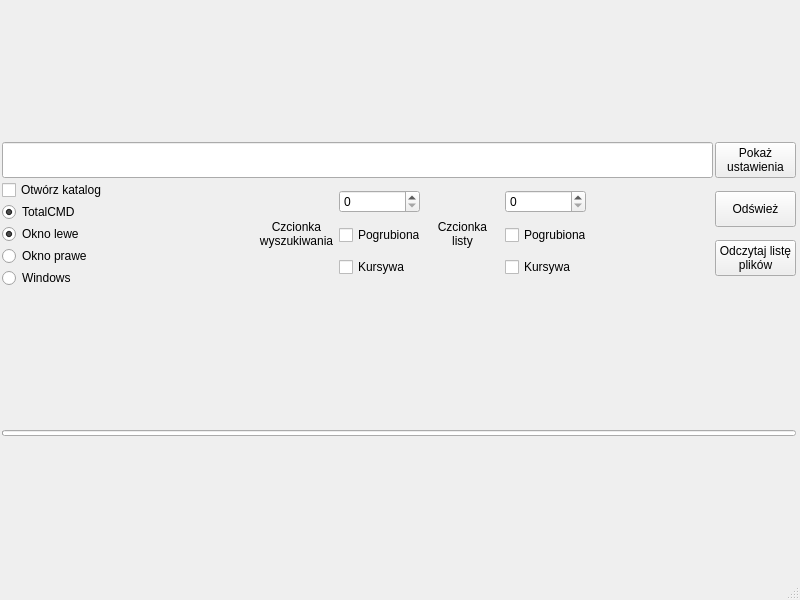
<?xml version="1.0" encoding="UTF-8"?>
<ui version="4.0">
 <class>MainWindow</class>
 <widget class="QMainWindow" name="MainWindow">
  <property name="geometry">
   <rect>
    <x>0</x>
    <y>0</y>
    <width>800</width>
    <height>600</height>
   </rect>
  </property>
  <property name="windowTitle">
   <string>File Browser</string>
  </property>
  <widget class="QWidget" name="centralwidget">
   <layout class="QGridLayout" name="gridLayout">
    <property name="leftMargin">
     <number>2</number>
    </property>
    <property name="topMargin">
     <number>2</number>
    </property>
    <property name="rightMargin">
     <number>2</number>
    </property>
    <property name="bottomMargin">
     <number>2</number>
    </property>
    <property name="spacing">
     <number>2</number>
    </property>
    <item row="4" column="0" colspan="2">
     <layout class="QVBoxLayout" name="verticalLayoutPlainText">
      <property name="spacing">
       <number>0</number>
      </property>
     </layout>
    </item>
    <item row="5" column="0">
     <widget class="QProgressBar" name="progressBar">
      <property name="minimumSize">
       <size>
        <width>0</width>
        <height>6</height>
       </size>
      </property>
      <property name="maximumSize">
       <size>
        <width>16777215</width>
        <height>6</height>
       </size>
      </property>
      <property name="maximum">
       <number>1000</number>
      </property>
      <property name="value">
       <number>0</number>
      </property>
      <property name="textVisible">
       <bool>false</bool>
      </property>
     </widget>
    </item>
    <item row="2" column="0">
     <layout class="QGridLayout" name="gridLayout_2">
      <item row="1" column="5">
       <layout class="QVBoxLayout" name="verticalLayoutSearch">
        <item>
         <widget class="QSpinBox" name="spinBoxSearchSizeFont">
          <property name="minimumSize">
           <size>
            <width>81</width>
            <height>0</height>
           </size>
          </property>
          <property name="maximumSize">
           <size>
            <width>81</width>
            <height>16777215</height>
           </size>
          </property>
         </widget>
        </item>
        <item>
         <widget class="QCheckBox" name="checkBoxSearchBold">
          <property name="minimumSize">
           <size>
            <width>81</width>
            <height>0</height>
           </size>
          </property>
          <property name="maximumSize">
           <size>
            <width>81</width>
            <height>16777215</height>
           </size>
          </property>
          <property name="text">
           <string>Pogrubiona</string>
          </property>
         </widget>
        </item>
        <item>
         <widget class="QCheckBox" name="checkBoxSearchItalic">
          <property name="minimumSize">
           <size>
            <width>81</width>
            <height>0</height>
           </size>
          </property>
          <property name="maximumSize">
           <size>
            <width>81</width>
            <height>16777215</height>
           </size>
          </property>
          <property name="text">
           <string>Kursywa</string>
          </property>
         </widget>
        </item>
       </layout>
      </item>
      <item row="0" column="2" colspan="7">
       <widget class="QLineEdit" name="lineEditSearch">
        <property name="minimumSize">
         <size>
          <width>0</width>
          <height>36</height>
         </size>
        </property>
        <property name="maximumSize">
         <size>
          <width>16777215</width>
          <height>36</height>
         </size>
        </property>
        <property name="font">
         <font>
          <pointsize>13</pointsize>
         </font>
        </property>
       </widget>
      </item>
      <item row="1" column="4">
       <widget class="QLabel" name="labelSearchFont">
        <property name="minimumSize">
         <size>
          <width>81</width>
          <height>0</height>
         </size>
        </property>
        <property name="maximumSize">
         <size>
          <width>81</width>
          <height>16777215</height>
         </size>
        </property>
        <property name="text">
         <string>Czcionka
wyszukiwania</string>
        </property>
        <property name="alignment">
         <set>Qt::AlignmentFlag::AlignCenter</set>
        </property>
       </widget>
      </item>
      <item row="0" column="9">
       <widget class="QPushButton" name="pushButtonSettings">
        <property name="minimumSize">
         <size>
          <width>81</width>
          <height>36</height>
         </size>
        </property>
        <property name="maximumSize">
         <size>
          <width>81</width>
          <height>36</height>
         </size>
        </property>
        <property name="text">
         <string>Pokaż
ustawienia</string>
        </property>
       </widget>
      </item>
      <item row="1" column="9">
       <layout class="QVBoxLayout" name="verticalLayout">
        <item>
         <widget class="QPushButton" name="pushButtonRefresh">
          <property name="minimumSize">
           <size>
            <width>81</width>
            <height>36</height>
           </size>
          </property>
          <property name="maximumSize">
           <size>
            <width>81</width>
            <height>36</height>
           </size>
          </property>
          <property name="toolTip">
           <string>&lt;html&gt;&lt;head/&gt;&lt;body&gt;&lt;p&gt;&lt;span style=&quot; font-size:10pt;&quot;&gt;Odświeża listę odczytaną w archiwum&lt;/span&gt;&lt;/p&gt;&lt;/body&gt;&lt;/html&gt;</string>
          </property>
          <property name="text">
           <string>Odśwież</string>
          </property>
         </widget>
        </item>
        <item>
         <widget class="QPushButton" name="pushButtonRead">
          <property name="minimumSize">
           <size>
            <width>81</width>
            <height>36</height>
           </size>
          </property>
          <property name="maximumSize">
           <size>
            <width>81</width>
            <height>36</height>
           </size>
          </property>
          <property name="toolTip">
           <string>&lt;html&gt;&lt;head/&gt;&lt;body&gt;&lt;p&gt;&lt;span style=&quot; font-size:10pt;&quot;&gt;Odczytuje listę wszystkich plików na dysku Archiwum&lt;/span&gt;&lt;/p&gt;&lt;/body&gt;&lt;/html&gt;</string>
          </property>
          <property name="text">
           <string>Odczytaj listę
plików</string>
          </property>
         </widget>
        </item>
       </layout>
      </item>
      <item row="1" column="6">
       <widget class="QLabel" name="labelListFont">
        <property name="minimumSize">
         <size>
          <width>81</width>
          <height>0</height>
         </size>
        </property>
        <property name="maximumSize">
         <size>
          <width>81</width>
          <height>16777215</height>
         </size>
        </property>
        <property name="text">
         <string>Czcionka
listy</string>
        </property>
        <property name="alignment">
         <set>Qt::AlignmentFlag::AlignCenter</set>
        </property>
       </widget>
      </item>
      <item row="1" column="7">
       <layout class="QVBoxLayout" name="verticalLayoutList">
        <item>
         <widget class="QSpinBox" name="spinBoxListSizeFont">
          <property name="minimumSize">
           <size>
            <width>81</width>
            <height>0</height>
           </size>
          </property>
          <property name="maximumSize">
           <size>
            <width>81</width>
            <height>16777215</height>
           </size>
          </property>
         </widget>
        </item>
        <item>
         <widget class="QCheckBox" name="checkBoxListBold">
          <property name="minimumSize">
           <size>
            <width>81</width>
            <height>0</height>
           </size>
          </property>
          <property name="maximumSize">
           <size>
            <width>81</width>
            <height>16777215</height>
           </size>
          </property>
          <property name="text">
           <string>Pogrubiona</string>
          </property>
         </widget>
        </item>
        <item>
         <widget class="QCheckBox" name="checkBoxListItalic">
          <property name="minimumSize">
           <size>
            <width>81</width>
            <height>0</height>
           </size>
          </property>
          <property name="maximumSize">
           <size>
            <width>81</width>
            <height>16777215</height>
           </size>
          </property>
          <property name="text">
           <string>Kursywa</string>
          </property>
         </widget>
        </item>
       </layout>
      </item>
      <item row="1" column="2">
       <layout class="QVBoxLayout" name="verticalLayout_2">
        <item>
         <widget class="QCheckBox" name="checkBoxOpenDirectory">
          <property name="text">
           <string>Otwórz katalog</string>
          </property>
         </widget>
        </item>
        <item>
         <widget class="QRadioButton" name="radioButtonTotalCmd">
          <property name="text">
           <string>TotalCMD</string>
          </property>
          <property name="checked">
           <bool>true</bool>
          </property>
          <attribute name="buttonGroup">
           <string notr="true">buttonGroupAppType</string>
          </attribute>
         </widget>
        </item>
        <item>
         <layout class="QVBoxLayout" name="verticalLayout_3">
          <item>
           <widget class="QRadioButton" name="radioButtonLeftSide">
            <property name="text">
             <string>Okno lewe</string>
            </property>
            <property name="checked">
             <bool>true</bool>
            </property>
            <attribute name="buttonGroup">
             <string notr="true">buttonGroupSide</string>
            </attribute>
           </widget>
          </item>
          <item>
           <widget class="QRadioButton" name="radioButtonRightSide">
            <property name="text">
             <string>Okno prawe</string>
            </property>
            <attribute name="buttonGroup">
             <string notr="true">buttonGroupSide</string>
            </attribute>
           </widget>
          </item>
         </layout>
        </item>
        <item>
         <widget class="QRadioButton" name="radioButtonWindows">
          <property name="text">
           <string>Windows</string>
          </property>
          <attribute name="buttonGroup">
           <string notr="true">buttonGroupAppType</string>
          </attribute>
         </widget>
        </item>
       </layout>
      </item>
     </layout>
    </item>
   </layout>
  </widget>
  <widget class="QStatusBar" name="statusbar"/>
 </widget>
 <resources/>
 <connections/>
 <buttongroups>
  <buttongroup name="buttonGroupAppType"/>
  <buttongroup name="buttonGroupSide"/>
 </buttongroups>
</ui>
